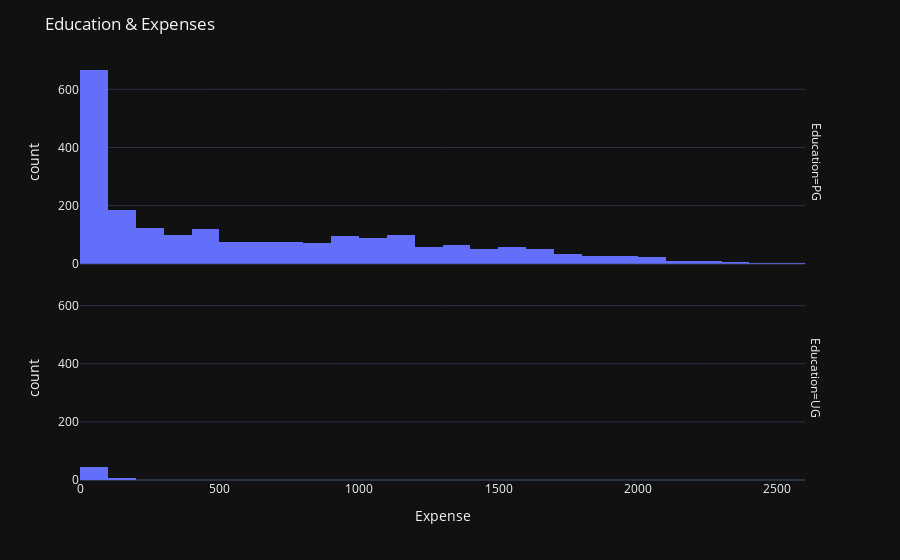

The notebook cell saved with this chart:
### Markdown cell above
**Expense Distribution:**

- Both Single and Couple groups have a high concentration of individuals with lower expenses, as indicated by the sharp peak at the lower end (near zero) on the x-axis.
The distribution shows a long tail towards the right, meaning there are fewer people with higher expenses in both groups.

**Comparing Singles and Couples:**

- The distribution for couples has a higher count in the peak (around 400) compared to singles (around 200), suggesting that more individuals in the Couple category have low expenses.
Both groups follow a similar pattern, with expenses gradually decreasing in count as expenses increase

**Range of Expenses:**

- Most expenses for both groups are clustered between 0 and 500, with very few individuals reaching expenses beyond 2000.
Couples appear to have slightly more variation in expenses beyond 500 compared to singles, though the frequency remains low.

### Code cell
fig = px.histogram(df, x="Expense", facet_row="Education", template='plotly_dark')
fig.update_layout(title='Education & Expenses')
fig.show()

### Figure 1 — Plotly figure (JSON) as saved in the notebook; plotly's stock layout.template omitted (floating-point values rounded to 4 significant figures; data arrays with more than 128 entries replaced by an {"elided": "..."} marker saying what was removed)
{"data": [{"alignmentgroup": "True", "bingroup": "x", "hovertemplate": "Education=PG<br>Expense=%{x}<br>count=%{y}<extra></extra>", "legendgroup": "", "marker": {"color": "#636efa", "pattern": {"shape": ""}}, "name": "", "offsetgroup": "", "orientation": "v", "showlegend": false, "type": "histogram", "x": {"elided": "2186 int values"}, "xaxis": "x2", "yaxis": "y2"}, {"alignmentgroup": "True", "bingroup": "x", "hovertemplate": "Education=UG<br>Expense=%{x}<br>count=%{y}<extra></extra>", "legendgroup": "", "marker": {"color": "#636efa", "pattern": {"shape": ""}}, "name": "", "offsetgroup": "", "orientation": "v", "showlegend": false, "type": "histogram", "x": [61, 29, 29, 43, 80, 102, 18, 263, 45, 37, 74, 59, 29, 18, 57, 14, 32, 66, 80, 96, 24, 16, 75, 88, 101, 21, 119, 434, 50, 24, 62, 96, 58, 29, 36, 103, 64, 54, 28, 38, 43, 47, 80, 839, 102, 26, 75, 57, 103, 29, 69, 46, 106, 43], "xaxis": "x", "yaxis": "y"}], "layout": {"annotations": [{"font": {}, "showarrow": false, "text": "Education=UG", "textangle": 90, "x": 0.98, "xanchor": "left", "xref": "paper", "y": 0.2425, "yanchor": "middle", "yref": "paper"}, {"font": {}, "showarrow": false, "text": "Education=PG", "textangle": 90, "x": 0.98, "xanchor": "left", "xref": "paper", "y": 0.7575, "yanchor": "middle", "yref": "paper"}], "barmode": "relative", "legend": {"tracegroupgap": 0}, "margin": {"t": 60}, "title": {"text": "Education & Expenses"}, "xaxis": {"anchor": "y", "domain": [0, 0.98], "title": {"text": "Expense"}}, "xaxis2": {"anchor": "y2", "domain": [0, 0.98], "matches": "x", "showticklabels": false}, "yaxis": {"anchor": "x", "domain": [0, 0.485], "title": {"text": "count"}}, "yaxis2": {"anchor": "x2", "domain": [0.515, 1], "matches": "y", "title": {"text": "count"}}}}
